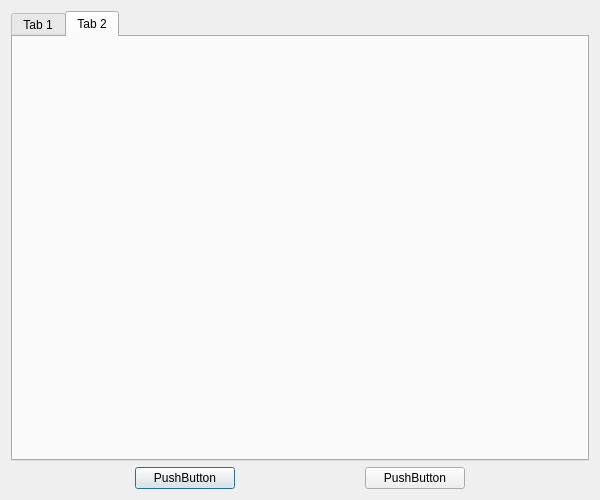
<?xml version="1.0" encoding="UTF-8"?>
<ui version="4.0">
 <class>ConfigDialog</class>
 <widget class="QDialog" name="ConfigDialog">
  <property name="geometry">
   <rect>
    <x>0</x>
    <y>0</y>
    <width>600</width>
    <height>500</height>
   </rect>
  </property>
  <property name="windowTitle">
   <string>Dialog</string>
  </property>
  <layout class="QGridLayout" name="gridLayout">
   <item row="0" column="0">
    <layout class="QVBoxLayout" name="verticalLayout">
     <item>
      <layout class="QVBoxLayout" name="verticalLayout_2">
       <item>
        <widget class="QTabWidget" name="tabWidget">
         <property name="currentIndex">
          <number>1</number>
         </property>
         <widget class="QWidget" name="tab">
          <attribute name="title">
           <string>Tab 1</string>
          </attribute>
          <zorder>horizontalLayoutWidget</zorder>
          <zorder>horizontalLayoutWidget</zorder>
         </widget>
         <widget class="QWidget" name="tab_2">
          <attribute name="title">
           <string>Tab 2</string>
          </attribute>
         </widget>
        </widget>
       </item>
      </layout>
     </item>
     <item>
      <layout class="QHBoxLayout" name="horizontalLayout">
       <item>
        <widget class="QPushButton" name="pushButton">
         <property name="minimumSize">
          <size>
           <width>100</width>
           <height>0</height>
          </size>
         </property>
         <property name="maximumSize">
          <size>
           <width>100</width>
           <height>16777215</height>
          </size>
         </property>
         <property name="text">
          <string>PushButton</string>
         </property>
        </widget>
       </item>
       <item>
        <widget class="QPushButton" name="pushButton_2">
         <property name="maximumSize">
          <size>
           <width>100</width>
           <height>16777215</height>
          </size>
         </property>
         <property name="text">
          <string>PushButton</string>
         </property>
        </widget>
       </item>
      </layout>
     </item>
    </layout>
   </item>
  </layout>
 </widget>
 <resources/>
 <connections/>
</ui>
